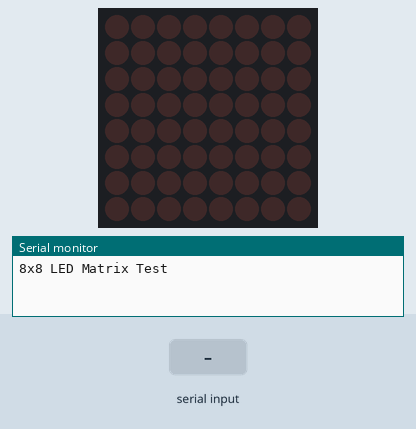
Bench run of a sketch on a simulated Arduino Uno, built with avr-gcc and run on an emulated ATmega328P. On the bench: 8×8 LED matrix, the last lines printed to the serial monitor. The test bench sets the inputs (shaded band).

Above: at 1.2 s.
1.3 s: "1\n" received over Serial
At 1.7 s:
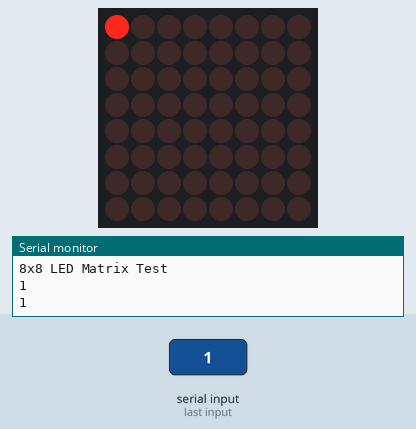
2.8 s: "1\n" received over Serial
At 4.0 s:
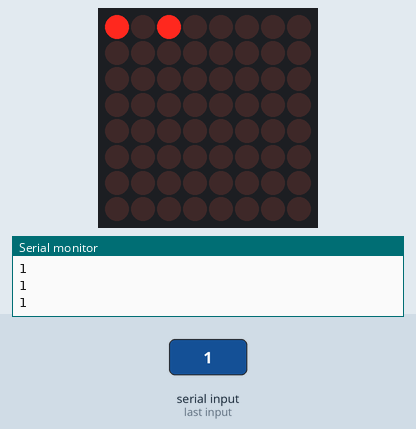
4.3 s: "1\n" received over Serial
At 5.2 s:
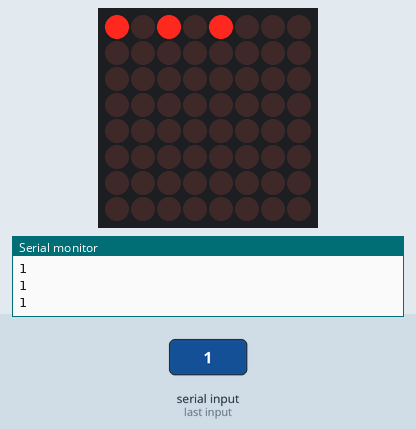
5.8 s: "1\n" received over Serial
At 6.3 s:
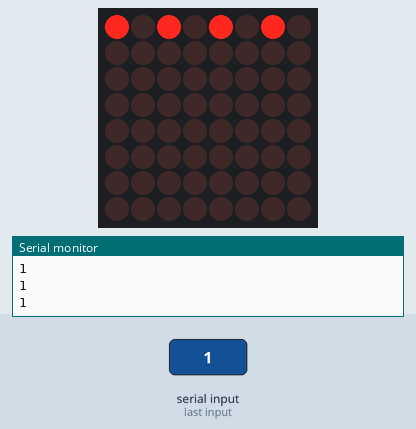
7.3 s: "a\n" received over Serial
At 8.7 s:
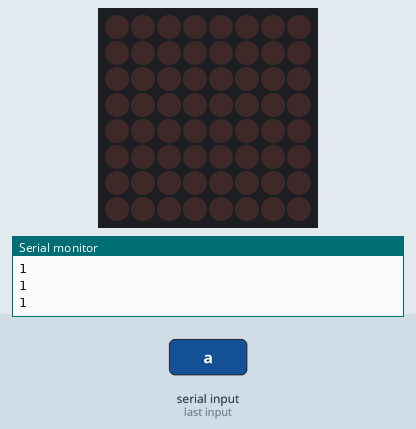
Timing chart, 0 to 9.8 s (numbered marks = the images above; inputs shaded):
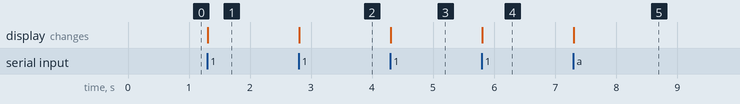

Measured:
- after the input at 1.3 s, the display: changes at once (image 1)
- after the input at 2.8 s, the display: changes at once (image 2)
- after the input at 4.3 s, the display: changes at once (image 3)
- after the input at 5.8 s, the display: changes at once (image 4)
- after the input at 7.3 s, the display: changes at once (image 5)

The sketch:

mini_matrix_receive.ino
```cpp
/***************************************************
  Receive a string of 1s and 0s over serial and
  display on the screen, works well if connected to
  an electric imp or similar
 ****************************************************/

#include <Wire.h>
#include "Adafruit_LEDBackpack.h"
#include "Adafruit_GFX.h"

Adafruit_8x8matrix matrix = Adafruit_8x8matrix();

String inputString = "";         // a string to hold incoming data
boolean stringComplete = false;  // if the string is complete

void setup() {

  Serial.begin(57600);
  Serial.println("8x8 LED Matrix Test");

  matrix.begin(0x70);  // pass in the address
}

void loop() {

  //if we have serial data
  if (Serial.available()){

    //loop through all received serial characters
    while (Serial.available()) {

      // get the new byte:
      char inChar = (char)Serial.read();

      if (inChar == 'a'){
          //empty the string
          inputString = "";
      } else {

        // add it to the inputString:
        inputString += inChar;
      }

      // if the incoming character is a newline, set a flag
      // so the main loop can do something about it:
      if (inChar == '\n') {
        stringComplete = true;
      }
    }

    Serial.println(inputString);
  }

  if (inputString != ""){
    //set rotation
    matrix.setRotation(0);

    //clear the matrix
    matrix.clear();

    //loop through the received data
    int pixelLoop = 0;
    for (int i = 0; i < 8; i++) {
      for (int j = 0; j < 8; j++) {
       //if there is a 1
       if (inputString.charAt(pixelLoop) == '1') {
         //draw a pixel
         matrix.drawPixel(j, i, LED_ON);
        }
        //incrament the loop
        pixelLoop++;
      }
    }

    //write to the display
    matrix.writeDisplay();
  }


}
```
